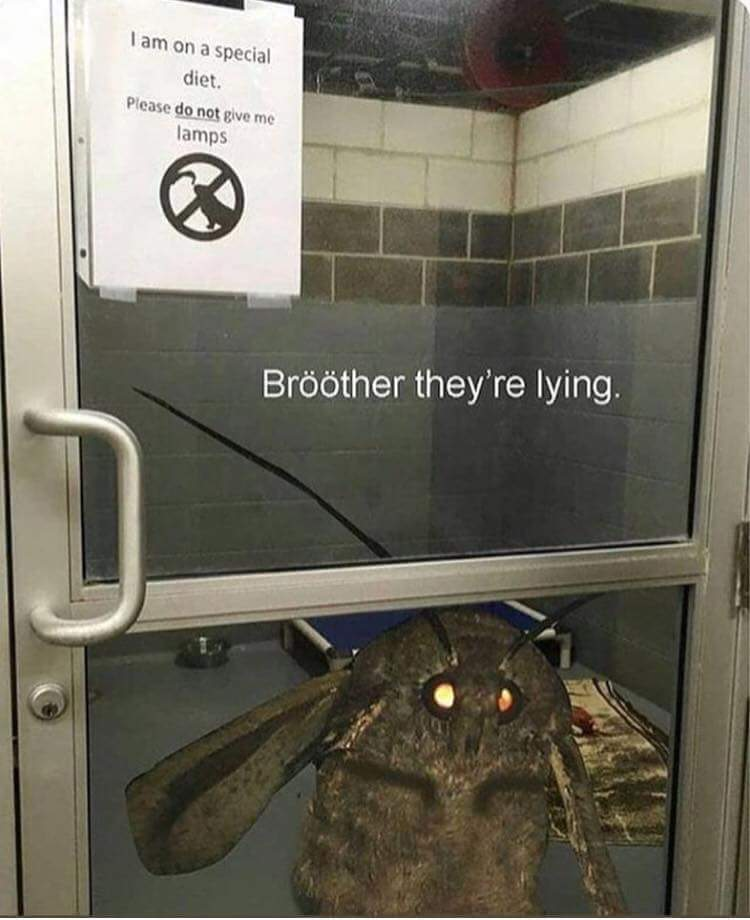
#> input picture moth.jpg, 750 x 920 px
$ jupyter execute computer_vision.ipynb
#> lines starting #> are read from the running program, lines starting #| are printed output that depends on the picture
[cell 1]
#инициализация изображения
from PIL import Image

pil_im = Image.open('moth.jpg')
#> pil_im is the input picture: PIL image 750x920 RGB; mean R, G, B 111.6, 108, 95

#массив изображений

filelist = []
filelist.append('.\moth.jpg')

[cell 2]
from PIL import Image
import os

for infile in filelist:
    outfile = os.path.splitext(infile)[0] + ".png"
    if infile != outfile:
        try:
            Image.open(infile).save(outfile)#инициализация изображения и последующее сохранение с другим разрешением из outfile
        except IOError:
            print ("cannot convert", infile)

[cell 3]
pil_im.thumbnail((128,128))#создание картинки 128х128
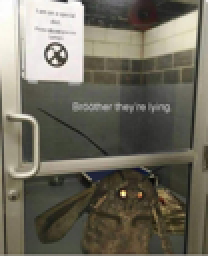
#> pil_im: PIL image 104x128 RGB (shown 2 times larger); mean R, G, B 111.5, 107.9, 94.8

[cell 4]
#обрезка изображения
box = (100,100,400,400)
region = pil_im.crop(box)
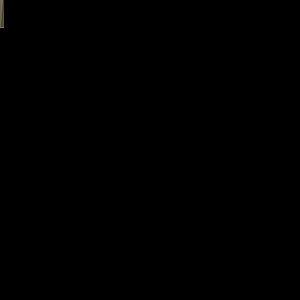
#> region: PIL image 300x300 RGB; mean R, G, B 0.1, 0.1, 0.1
#всатвка вырезанной области

region = region.transpose(Image.ROTATE_180)
pil_im.paste(region,box)

#изменение размера изображения и поворот
out = pil_im.resize((128,128))
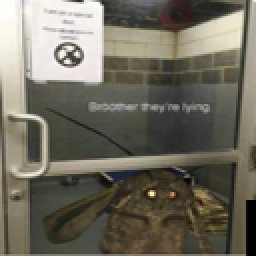
#> out: PIL image 128x128 RGB (shown 2 times larger); mean R, G, B 110.7, 107.2, 94.2
out = pil_im.rotate(45)
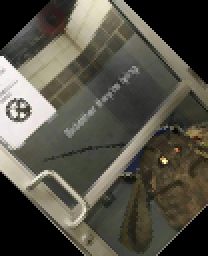
#> out: PIL image 104x128 RGB (shown 2 times larger); mean R, G, B 84.1, 81.3, 70.7

[cell 5]
from PIL import Image
from pylab import *

# считать изображение в массив
im = array(Image.open('moth.jpg'))

# поместить на график изображение
imshow(im)

# пара точек
x = [100,100,400,400]
y = [200,500,200,500]

# нанести точки как красные звездочки
plot(x,y,'r*')

# нарисовать отрезок, который соединяет первые 2 точки
plot(x[:2],y[:2])

# Добавить заголовок и показать график
title('Plotting: "moth.jpg"')
show()
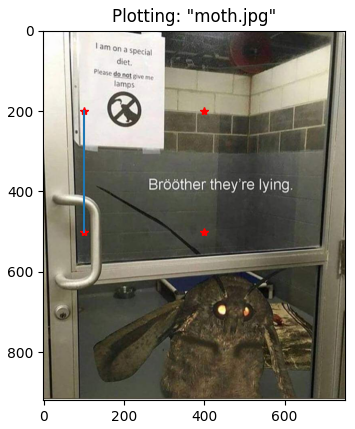
#> figure drawn by matplotlib, 1 panel

[cell 6]
from PIL import Image
from pylab import *

# считать изображение в массив
im = array(Image.open('moth.jpg').convert('L'))
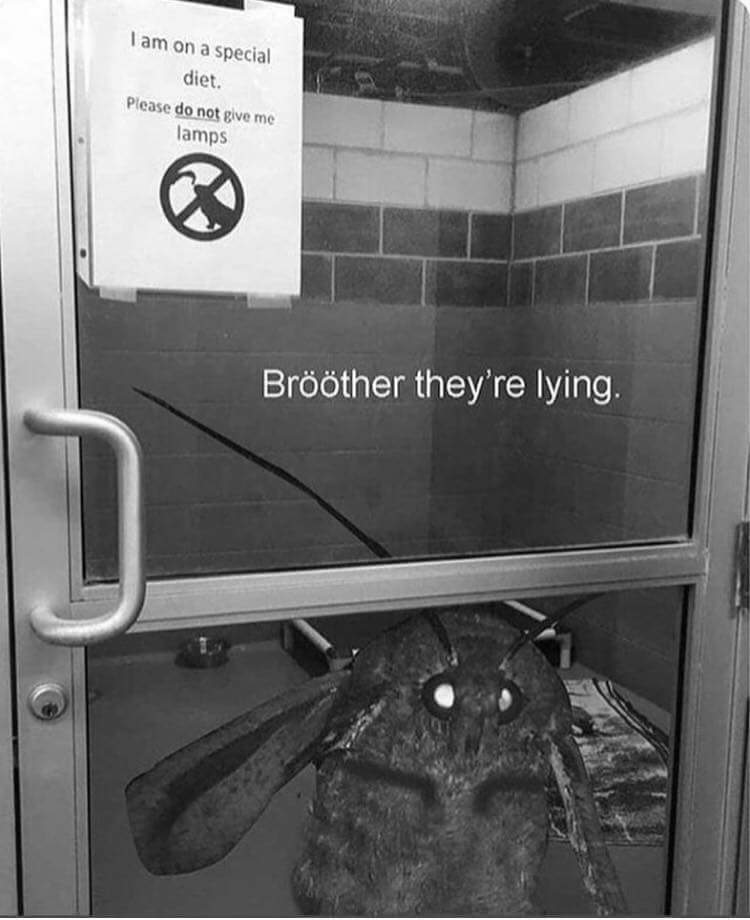
#> im: shape (920, 750); min 0, max 255, mean 107.6

# создать новое изображение
figure()
# ч/б
gray()
# показать изолинии относительно левого верхнего угла
contour(im, origin='image')
axis('equal')
axis('off')
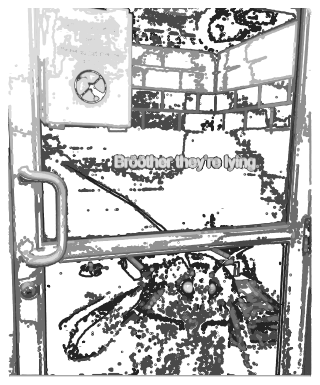
#> figure drawn by matplotlib, 1 panel

[cell 7]
#создание гистограммы
figure()
hist(im.flatten(), 128)
show()
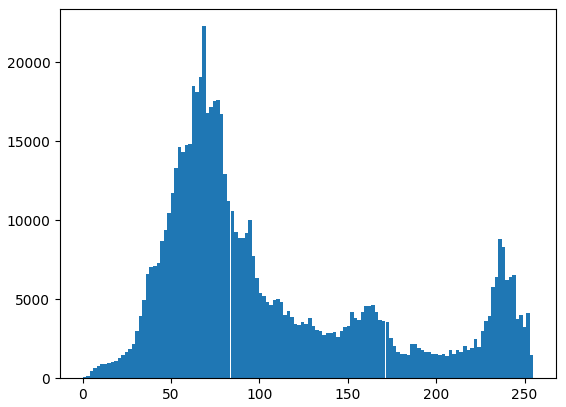
#> figure drawn by matplotlib, 1 panel; tallest bar 22265 high, from x = 67.73 to 69.73
